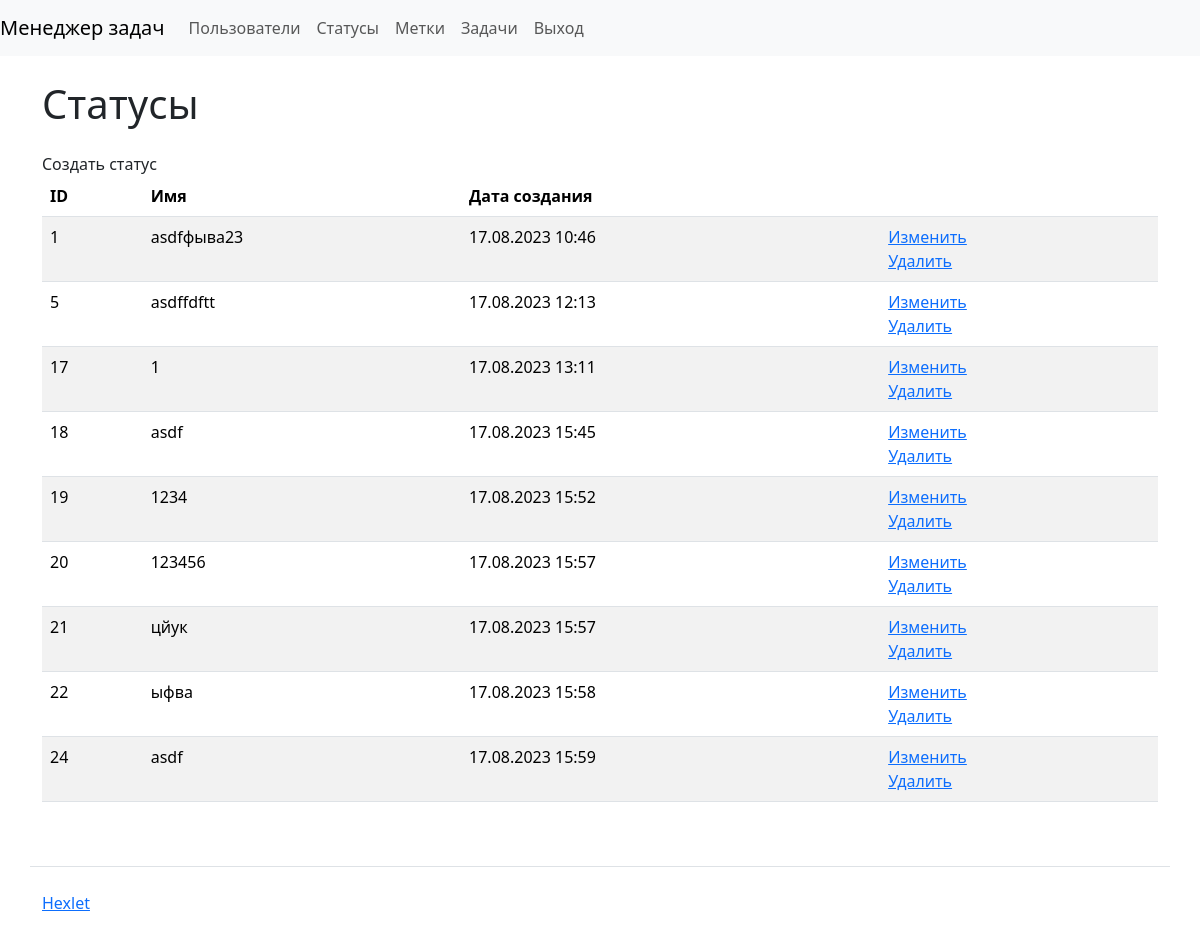
The app's page /statuses/ (signed in), older data.
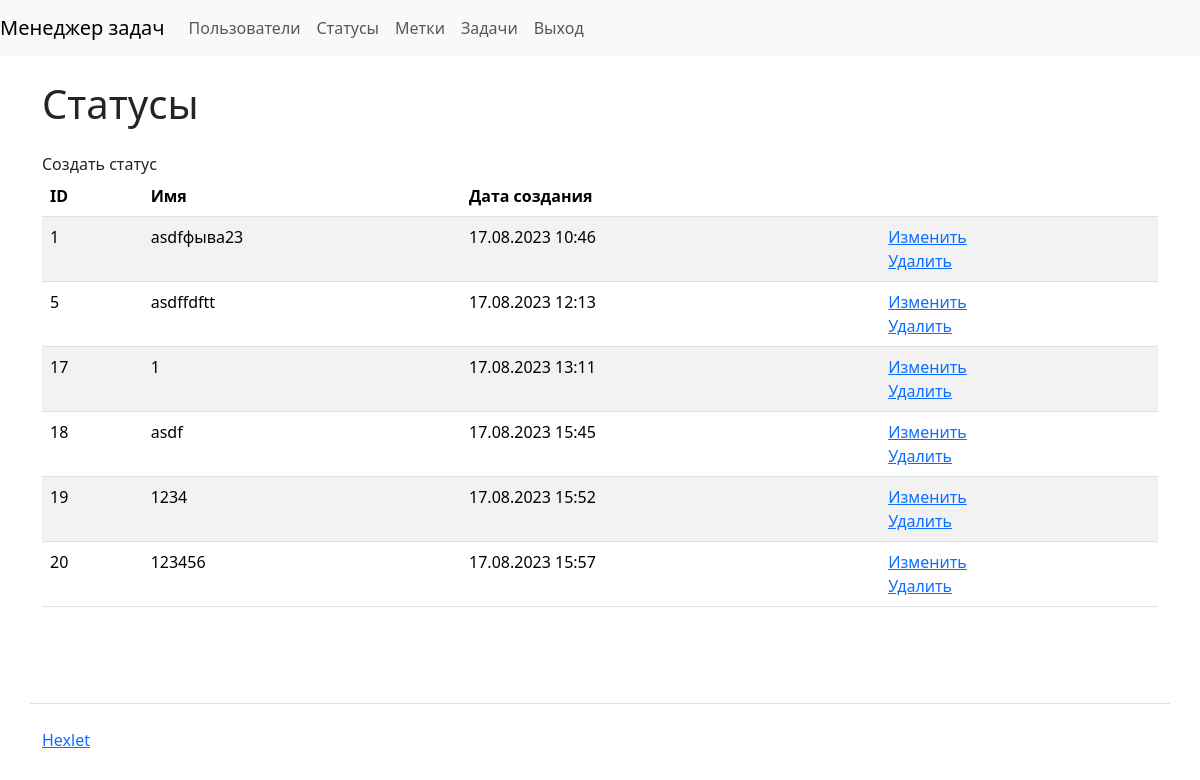
The same page, newer data.
### task_manager/statuses/models.py (models this page shows, shortened)
class Status(models.Model):
    name = models.CharField(max_length=255)
    date_joined = DateTimeField(auto_now_add=True)

### task_manager/statuses/views.py (the view)
# urls.py: path('', views.StatusShow.as_view(), name='statuses'),
class StatusShow(CustomLoginRequiredMixin, View):
    def get(self, request, *args, **kwargs):
        statuses = Status.objects.all()
        return render(request, 'statuses/statuses.html', {
            'statuses': statuses,
        })

### task_manager/mixins.py (called while the page is built)
    def dispatch(self, request, *args, **kwargs):
        if not request.user.is_authenticated:
            messages.error(request, self.permission_denied_message)
        return super().dispatch(request, *args, **kwargs)

### task_manager/templates/statuses/statuses.html
{% extends "index.html" %}
{% block content %}
<h1 class="my-4"> Статусы</h1>
<a class="nav-link" href="{% url 'create_status' %}">Создать статус</a>
<table class="table table-striped">
    <thead>
      <tr>
        <th>ID</th>
        <th>Имя</th>
        <th>Дата создания</th>
        <th></th>
      </tr>
    </thead>
    <tbody>
        {% for status in statuses %}
        <tr>
          <td>{{ status.id }}</td>
          <td>{{ status.name }}</td>
          <td>{{ status.date_joined|date:'d.m.Y H:i' }}</td>
          <td>
            <a href="{% url 'edit_status' status.pk %}">Изменить</a>
            <br>
            <a href="{% url 'delete_status' status.pk %}">Удалить</a>
          </td>
        </tr>
        {% endfor %}
    </tbody>
</table>
{% endblock %}

Row changes from the older to the newer data that the page shows:
removed Status: id "21", name "цйук", date_joined "17.08.2023 15:57"
removed Status: id "22", name "ыфва", date_joined "17.08.2023 15:58"
removed Status: id "24", name "asdf", date_joined "17.08.2023 15:59"
